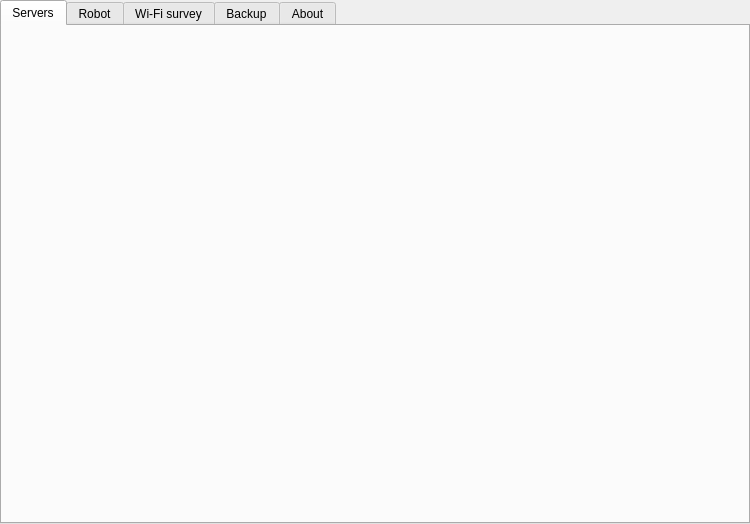
<?xml version="1.0" encoding="UTF-8"?>
<ui version="4.0">
 <class>ValetudoQgis</class>
 <widget class="QWidget" name="ValetudoOptionsPage">
  <property name="windowTitle">
   <string>Valetudo – settings</string>
  </property>
  <layout class="QVBoxLayout" name="root_layout">
   <property name="leftMargin">
    <number>0</number>
   </property>
   <property name="topMargin">
    <number>0</number>
   </property>
   <property name="rightMargin">
    <number>0</number>
   </property>
   <property name="bottomMargin">
    <number>0</number>
   </property>
   <item>
    <widget class="QTabWidget" name="tabs">
     <property name="currentIndex">
      <number>0</number>
     </property>
     <widget class="QWidget" name="tab_servers">
      <attribute name="title">
       <string>Servers</string>
      </attribute>
      <layout class="QVBoxLayout" name="servers_layout"/>
     </widget>
     <widget class="QWidget" name="tab_robot">
      <attribute name="title">
       <string>Robot</string>
      </attribute>
      <layout class="QVBoxLayout" name="robot_layout">
       <item>
        <widget class="QGroupBox" name="box_connection">
         <property name="title">
          <string>General</string>
         </property>
         <layout class="QFormLayout" name="connection_form">
          <property name="fieldGrowthPolicy">
           <enum>QFormLayout::AllNonFixedFieldsGrow</enum>
          </property>
          <item row="0" column="0">
           <widget class="QLabel" name="lbl_interval">
            <property name="text">
             <string>Live tracking refresh</string>
            </property>
           </widget>
          </item>
          <item row="0" column="1">
           <widget class="QSpinBox" name="interval">
            <property name="suffix">
             <string notr="true"> s</string>
            </property>
            <property name="minimum">
             <number>1</number>
            </property>
            <property name="maximum">
             <number>60</number>
            </property>
            <property name="singleStep">
             <number>1</number>
            </property>
           </widget>
          </item>
          <item row="1" column="0">
           <widget class="QLabel" name="lbl_robot_project">
            <property name="text">
             <string>Robot project</string>
            </property>
           </widget>
          </item>
          <item row="1" column="1">
           <widget class="QgsFileWidget" name="robot_project"/>
          </item>
          <item row="2" column="0" colspan="2">
           <widget class="QCheckBox" name="live_at_start">
            <property name="text">
             <string>When QGIS starts without a project, open the robot project and show the robot on the map</string>
            </property>
           </widget>
          </item>
          <item row="3" column="0" colspan="2">
           <widget class="QCheckBox" name="chk_advanced">
            <property name="text">
             <string>Show the advanced tools: Terminal (consoles and logs in QGIS), Wi-Fi recorder on the robot, boot watch, editing of no-go zones</string>
            </property>
           </widget>
          </item>
          <item row="4" column="0">
           <widget class="QLabel" name="lbl_room_groups">
            <property name="text">
             <string>Room groups</string>
            </property>
           </widget>
          </item>
          <item row="4" column="1">
           <widget class="QPushButton" name="btn_room_groups">
            <property name="text">
             <string>Edit room groups…</string>
            </property>
           </widget>
          </item>
         </layout>
        </widget>
       </item>
       <item>
        <widget class="QGroupBox" name="box_camera">
         <property name="title">
          <string>Camera</string>
         </property>
         <layout class="QFormLayout" name="camera_form">
          <property name="fieldGrowthPolicy">
           <enum>QFormLayout::AllNonFixedFieldsGrow</enum>
          </property>
          <item row="0" column="0">
           <widget class="QLabel" name="lbl_camera_url">
            <property name="text">
             <string>Camera stream URL</string>
            </property>
           </widget>
          </item>
          <item row="0" column="1">
           <widget class="QLineEdit" name="camera_url"/>
          </item>
          <item row="1" column="0">
           <widget class="QLabel" name="lbl_ffmpeg">
            <property name="text">
             <string>ffmpeg path</string>
            </property>
           </widget>
          </item>
          <item row="1" column="1">
           <widget class="QLineEdit" name="ffmpeg">
            <property name="placeholderText">
             <string>ffmpeg (found in PATH)</string>
            </property>
           </widget>
          </item>
          <item row="2" column="0">
           <widget class="QLabel" name="lbl_camera_width">
            <property name="text">
             <string>Video width</string>
            </property>
           </widget>
          </item>
          <item row="2" column="1">
           <widget class="QSpinBox" name="camera_width">
            <property name="suffix">
             <string notr="true"> px</string>
            </property>
            <property name="minimum">
             <number>160</number>
            </property>
            <property name="maximum">
             <number>1920</number>
            </property>
            <property name="singleStep">
             <number>160</number>
            </property>
           </widget>
          </item>
          <item row="3" column="0" colspan="2">
           <widget class="QCheckBox" name="record_jobs">
            <property name="text">
             <string>Record the camera whenever the robot runs, until it is back on its dock (videos folder next to the project)</string>
            </property>
           </widget>
          </item>
          <item row="4" column="0" colspan="2">
           <widget class="QCheckBox" name="camera_views">
            <property name="text">
             <string>Place what the camera sees on the map, every metre, while it plays and the robot is out (views folder next to the project)</string>
            </property>
           </widget>
          </item>
         </layout>
        </widget>
       </item>
       <item>
        <widget class="QGroupBox" name="box_notifications">
         <property name="title">
          <string>Notifications</string>
         </property>
         <layout class="QFormLayout" name="notifications_form">
          <property name="fieldGrowthPolicy">
           <enum>QFormLayout::AllNonFixedFieldsGrow</enum>
          </property>
          <item row="0" column="0" colspan="2">
           <widget class="QCheckBox" name="notify_dock">
            <property name="text">
             <string>Warn when a dock tank is empty, full or missing</string>
            </property>
           </widget>
          </item>
         </layout>
        </widget>
       </item>
       <item>
        <widget class="QGroupBox" name="box_history">
         <property name="title">
          <string>History</string>
         </property>
         <layout class="QFormLayout" name="history_form">
          <property name="fieldGrowthPolicy">
           <enum>QFormLayout::AllNonFixedFieldsGrow</enum>
          </property>
          <item row="0" column="0" colspan="2">
           <widget class="QCheckBox" name="record_history">
            <property name="text">
             <string>Record the robot's outings</string>
            </property>
            <property name="toolTip">
             <string>Every outing of the robot (cleaning, Go to, return to the dock…) is written, one GeoPackage per day, in the history folder next to the project file. Nothing is written until the project has been saved.</string>
            </property>
           </widget>
          </item>
         </layout>
        </widget>
       </item>
       <item>
        <spacer name="robot_spacer">
         <property name="orientation">
          <enum>Qt::Vertical</enum>
         </property>
         <property name="sizeHint">
          <size>
           <width>20</width>
           <height>0</height>
          </size>
         </property>
        </spacer>
       </item>
      </layout>
     </widget>
     <widget class="QWidget" name="tab_wifi">
      <attribute name="title">
       <string>Wi-Fi survey</string>
      </attribute>
      <layout class="QFormLayout" name="wifi_form">
       <property name="fieldGrowthPolicy">
        <enum>QFormLayout::AllNonFixedFieldsGrow</enum>
       </property>
       <item row="0" column="0">
        <widget class="QLabel" name="lbl_wifi_interval_s">
         <property name="text">
          <string>Time between readings</string>
         </property>
        </widget>
       </item>
       <item row="0" column="1">
        <widget class="QDoubleSpinBox" name="wifi_interval_s">
         <property name="suffix">
          <string notr="true"> s</string>
         </property>
         <property name="decimals">
          <number>1</number>
         </property>
         <property name="minimum">
          <double>0.5</double>
         </property>
         <property name="maximum">
          <double>60</double>
         </property>
         <property name="singleStep">
          <double>0.5</double>
         </property>
        </widget>
       </item>
       <item row="1" column="0">
        <widget class="QLabel" name="lbl_wifi_min_step_cm">
         <property name="text">
          <string>Minimum distance between points</string>
         </property>
        </widget>
       </item>
       <item row="1" column="1">
        <widget class="QSpinBox" name="wifi_min_step_cm">
         <property name="suffix">
          <string notr="true"> cm</string>
         </property>
         <property name="minimum">
          <number>0</number>
         </property>
         <property name="maximum">
          <number>500</number>
         </property>
         <property name="singleStep">
          <number>5</number>
         </property>
        </widget>
       </item>
       <item row="2" column="0">
        <widget class="QLabel" name="lbl_wifi_max_pos_age_s">
         <property name="text">
          <string>Maximum age of the robot position</string>
         </property>
        </widget>
       </item>
       <item row="2" column="1">
        <widget class="QDoubleSpinBox" name="wifi_max_pos_age_s">
         <property name="suffix">
          <string notr="true"> s</string>
         </property>
         <property name="decimals">
          <number>1</number>
         </property>
         <property name="minimum">
          <double>0.5</double>
         </property>
         <property name="maximum">
          <double>60</double>
         </property>
         <property name="singleStep">
          <double>0.5</double>
         </property>
        </widget>
       </item>
       <item row="3" column="0">
        <widget class="QLabel" name="lbl_wifi_pixel_cm">
         <property name="text">
          <string>Map cell size</string>
         </property>
        </widget>
       </item>
       <item row="3" column="1">
        <widget class="QSpinBox" name="wifi_pixel_cm">
         <property name="suffix">
          <string notr="true"> cm</string>
         </property>
         <property name="minimum">
          <number>1</number>
         </property>
         <property name="maximum">
          <number>100</number>
         </property>
         <property name="singleStep">
          <number>1</number>
         </property>
        </widget>
       </item>
       <item row="4" column="0">
        <widget class="QLabel" name="lbl_wifi_idw_power">
         <property name="text">
          <string>IDW distance coefficient</string>
         </property>
        </widget>
       </item>
       <item row="4" column="1">
        <widget class="QDoubleSpinBox" name="wifi_idw_power">
         <property name="decimals">
          <number>1</number>
         </property>
         <property name="minimum">
          <double>0.5</double>
         </property>
         <property name="maximum">
          <double>10</double>
         </property>
         <property name="singleStep">
          <double>0.5</double>
         </property>
        </widget>
       </item>
       <item row="5" column="0">
        <widget class="QLabel" name="lbl_wifi_bad_dbm">
         <property name="text">
          <string>Bad signal (red)</string>
         </property>
        </widget>
       </item>
       <item row="5" column="1">
        <widget class="QSpinBox" name="wifi_bad_dbm">
         <property name="suffix">
          <string notr="true"> dBm</string>
         </property>
         <property name="minimum">
          <number>-100</number>
         </property>
         <property name="maximum">
          <number>0</number>
         </property>
         <property name="singleStep">
          <number>1</number>
         </property>
        </widget>
       </item>
       <item row="6" column="0">
        <widget class="QLabel" name="lbl_wifi_fair_dbm">
         <property name="text">
          <string>Fair signal (yellow)</string>
         </property>
        </widget>
       </item>
       <item row="6" column="1">
        <widget class="QSpinBox" name="wifi_fair_dbm">
         <property name="suffix">
          <string notr="true"> dBm</string>
         </property>
         <property name="minimum">
          <number>-100</number>
         </property>
         <property name="maximum">
          <number>0</number>
         </property>
         <property name="singleStep">
          <number>1</number>
         </property>
        </widget>
       </item>
       <item row="7" column="0">
        <widget class="QLabel" name="lbl_wifi_good_dbm">
         <property name="text">
          <string>Good signal (green)</string>
         </property>
        </widget>
       </item>
       <item row="7" column="1">
        <widget class="QSpinBox" name="wifi_good_dbm">
         <property name="suffix">
          <string notr="true"> dBm</string>
         </property>
         <property name="minimum">
          <number>-100</number>
         </property>
         <property name="maximum">
          <number>0</number>
         </property>
         <property name="singleStep">
          <number>1</number>
         </property>
        </widget>
       </item>
       <item row="8" column="0">
        <widget class="QLabel" name="lbl_wifi_opacity">
         <property name="text">
          <string>Map opacity</string>
         </property>
        </widget>
       </item>
       <item row="8" column="1">
        <widget class="QSpinBox" name="wifi_opacity">
         <property name="suffix">
          <string notr="true"> %</string>
         </property>
         <property name="minimum">
          <number>0</number>
         </property>
         <property name="maximum">
          <number>100</number>
         </property>
         <property name="singleStep">
          <number>10</number>
         </property>
        </widget>
       </item>
       <item row="9" column="0" colspan="2">
        <widget class="QCheckBox" name="wifi_clip_rooms">
         <property name="text">
          <string>Clip the Wi-Fi map to the rooms</string>
         </property>
        </widget>
       </item>
      </layout>
     </widget>
     <widget class="QWidget" name="tab_backup">
      <attribute name="title">
       <string>Backup</string>
      </attribute>
      <layout class="QVBoxLayout" name="backup_layout">
       <item>
        <layout class="QHBoxLayout" name="backup_folder_layout" stretch="0,1,0,0">
         <item>
          <widget class="QLabel" name="lbl_backup_folder">
           <property name="text">
            <string>Folder</string>
           </property>
          </widget>
         </item>
         <item>
          <widget class="QLineEdit" name="backup_folder">
           <property name="readOnly">
            <bool>true</bool>
           </property>
          </widget>
         </item>
         <item>
          <widget class="QToolButton" name="btn_backup_browse">
           <property name="text">
            <string>…</string>
           </property>
           <property name="toolTip">
            <string>Choose the folder</string>
           </property>
          </widget>
         </item>
         <item>
          <widget class="QToolButton" name="btn_backup_open">
           <property name="text">
            <string>Open</string>
           </property>
           <property name="toolTip">
            <string>Open the folder in the file manager</string>
           </property>
          </widget>
         </item>
        </layout>
       </item>
       <item>
        <widget class="QListWidget" name="list_backups">
         <property name="toolTip">
          <string>Saved configurations, newest first: double-click to load</string>
         </property>
        </widget>
       </item>
       <item>
        <widget class="QCheckBox" name="chk_backup_secrets">
         <property name="text">
          <string>Include tokens and passwords (written in clear in the file)</string>
         </property>
        </widget>
       </item>
       <item>
        <layout class="QHBoxLayout" name="backup_buttons">
         <item>
          <widget class="QPushButton" name="btn_backup_save">
           <property name="text">
            <string>Save now</string>
           </property>
          </widget>
         </item>
         <item>
          <widget class="QPushButton" name="btn_backup_load">
           <property name="text">
            <string>Load selected…</string>
           </property>
          </widget>
         </item>
         <item>
          <widget class="QPushButton" name="btn_backup_load_file">
           <property name="text">
            <string>Load a file…</string>
           </property>
          </widget>
         </item>
         <item>
          <widget class="QPushButton" name="btn_backup_reset">
           <property name="text">
            <string>Reset config</string>
           </property>
           <property name="toolTip">
            <string>Back to the default settings, after saving a backup</string>
           </property>
          </widget>
         </item>
         <item>
          <spacer name="backup_spacer">
           <property name="orientation">
            <enum>Qt::Horizontal</enum>
           </property>
           <property name="sizeHint">
            <size>
             <width>0</width>
             <height>20</height>
            </size>
           </property>
          </spacer>
         </item>
        </layout>
       </item>
       <item>
        <widget class="QLabel" name="lbl_backup_status">
         <property name="wordWrap">
          <bool>true</bool>
         </property>
        </widget>
       </item>
       <item>
        <widget class="QLabel" name="lbl_backup_hint">
         <property name="wordWrap">
          <bool>true</bool>
         </property>
         <property name="text">
          <string>Each save writes a new file named with its date and time (homeqgis_config_YYYYMMDD_HHMMSS.json): all the settings of these tabs, the room groups and the panel's choices. Saving first applies the values on screen, as OK does. Loading a file replaces the current configuration at once, without waiting for OK.</string>
         </property>
        </widget>
       </item>
      </layout>
     </widget>
     <widget class="QWidget" name="tab_about">
      <attribute name="title">
       <string>About</string>
      </attribute>
      <layout class="QVBoxLayout" name="about_layout"/>
     </widget>
    </widget>
   </item>
   <item>
    <spacer name="bottom_spacer">
     <property name="orientation">
      <enum>Qt::Vertical</enum>
     </property>
     <property name="sizeHint">
      <size>
       <width>20</width>
       <height>0</height>
      </size>
     </property>
    </spacer>
   </item>
  </layout>
 </widget>
 <customwidgets>
  <customwidget>
   <class>QgsAuthConfigSelect</class>
   <extends>QWidget</extends>
   <header>qgis.gui</header>
  </customwidget>
  <customwidget>
   <class>QgsFileWidget</class>
   <extends>QWidget</extends>
   <header>qgis.gui</header>
  </customwidget>
 </customwidgets>
 <resources/>
 <connections/>
</ui>
